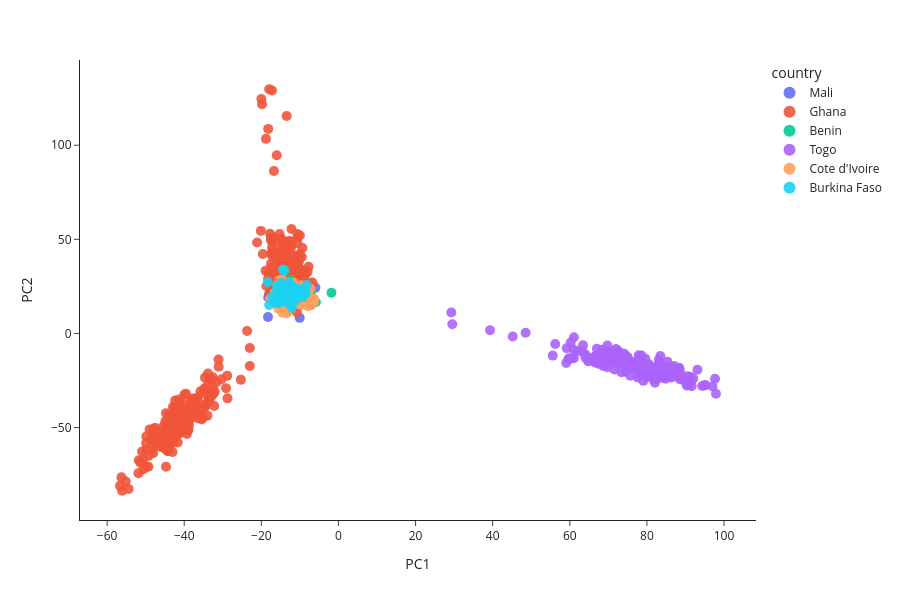

Write notebook code for a chart like this one.
### Code cell
ag3.plot_pca_coords(
    wa_pca_df,
    color="country",
);

### Figure 1 — Plotly figure (JSON) as saved in the notebook; plotly's stock layout.template omitted (floating-point values rounded to 4 significant figures; data arrays with more than 128 entries replaced by an {"elided": "..."} marker saying what was removed)
{"data": [{"customdata": {"elided": "44x11 mixed values"}, "hovertemplate": "<b>%{hovertext}</b><br><br>country=%{customdata[4]}<br>PC1=%{x}<br>PC2=%{y}<br>sample_id=%{customdata[0]}<br>partner_sample_id=%{customdata[1]}<br>sample_set=%{customdata[2]}<br>taxon=%{customdata[3]}<br>admin1_iso=%{customdata[5]}<br>admin1_name=%{customdata[6]}<br>admin2_name=%{customdata[7]}<br>location=%{customdata[8]}<br>year=%{customdata[9]}<br>month=%{customdata[10]}<extra></extra>", "hovertext": ["VBS00343-4651STDY7017197", "VBS00345-4651STDY7017199", "VBS00350-4651STDY7017200", "VBS00352-4651STDY7017202", "VBS00353-4651STDY7017203", "VBS01052-4651STDY7017307", "VBS01054-4651STDY7017309", "VBS01056-4651STDY7017311", "VBS01061-4651STDY7017314", "VBS01070-4651STDY7017318", "VBS01073-4651STDY7017321", "VBS01086-4651STDY7017330", "VBS01111-4651STDY7017338", "VBS01112-4651STDY7017339", "VBS01139-4651STDY7017350", "VBS01141-4651STDY7017352", "VBS01163-4651STDY7017361", "VBS01184-4651STDY7017376", "VBS01191-4651STDY7017380", "VBS01199-4651STDY7017384", "VBS01203-4651STDY7017388", "VBS01412-4651STDY7017514", "VBS01413-4651STDY7017515", "VBS01416-4651STDY7017518", "VBS01428-4651STDY7017522", "VBS01442-4651STDY7017532", "VBS01475-4651STDY7017553", "VBS01521-4651STDY7017573", "VBS01527-4651STDY7017578", "VBS01528-4651STDY7017579", "VBS01534-4651STDY7017583", "VBS01535-4651STDY7017584", "VBS01537-4651STDY7017586", "VBS01538-4651STDY7017587", "VBS01540-4651STDY7017588", "VBS01553-4651STDY7017598", "VBS01556-4651STDY7017600", "VBS01557-4651STDY7017601", "VBS01569-4651STDY7017607", "VBS01571-4651STDY7017609", "VBS01578-4651STDY7017614", "VBS01583-4651STDY7017617", "VBS01595-4651STDY7017625", "VBS01596-4651STDY7017626"], "legendgroup": "Mali", "marker": {"color": "#636EFA", "opacity": 0.9, "size": 10, "symbol": "circle"}, "mode": "markers", "name": "Mali", "orientation": "v", "showlegend": true, "type": "scatter", "x": [-14.34, -12.48, -11.42, -10.35, -16.2, -18.23, -14.7, -13.39, -14.97, -13.35, -15.69, -5.979, -9.284, -14.25, -13.58, -15.83, -13.08, -9.772, -13.61, -16.59, -10.9, -15.88, -13.35, -12.4, -12.69, -11.29, -16.59, -11.88, -12.12, -14.49, -12.8, -16.42, -18.27, -10.05, -8.668, -12.01, -13.63, -15.87, -14.96, -14.54, -12.12, -12.85, -18.01, -10.44], "xaxis": "x", "y": [21.87, 19.7, 15.43, 14.52, 16.47, 19.12, 22.53, 21.82, 28.92, 22.76, 17.31, 24.35, 19.59, 15.8, 19.2, 22.97, 22.79, 18.2, 15.47, 16.58, 20.39, 21.33, 12.15, 22.61, 18.69, 17.64, 24.71, 17.39, 17.83, 21.44, 14.46, 18.93, 8.75, 8.292, 18.98, 20.17, 18.91, 24.29, 15.04, 19.09, 17.26, 19.75, 20.48, 14.37], "yaxis": "y"}, {"customdata": {"elided": "414x11 mixed values"}, "hovertemplate": "<b>%{hovertext}</b><br><br>country=%{customdata[4]}<br>PC1=%{x}<br>PC2=%{y}<br>sample_id=%{customdata[0]}<br>partner_sample_id=%{customdata[1]}<br>sample_set=%{customdata[2]}<br>taxon=%{customdata[3]}<br>admin1_iso=%{customdata[5]}<br>admin1_name=%{customdata[6]}<br>admin2_name=%{customdata[7]}<br>location=%{customdata[8]}<br>year=%{customdata[9]}<br>month=%{customdata[10]}<extra></extra>", "hovertext": {"elided": "414 str values"}, "legendgroup": "Ghana", "marker": {"color": "#EF553B", "opacity": 0.9, "size": 10, "symbol": "circle"}, "mode": "markers", "name": "Ghana", "orientation": "v", "showlegend": true, "type": "scatter", "x": {"elided": "414 float values"}, "xaxis": "x", "y": {"elided": "414 float values"}, "yaxis": "y"}, {"customdata": {"elided": "21x11 mixed values"}, "hovertemplate": "<b>%{hovertext}</b><br><br>country=%{customdata[4]}<br>PC1=%{x}<br>PC2=%{y}<br>sample_id=%{customdata[0]}<br>partner_sample_id=%{customdata[1]}<br>sample_set=%{customdata[2]}<br>taxon=%{customdata[3]}<br>admin1_iso=%{customdata[5]}<br>admin1_name=%{customdata[6]}<br>admin2_name=%{customdata[7]}<br>location=%{customdata[8]}<br>year=%{customdata[9]}<br>month=%{customdata[10]}<extra></extra>", "hovertext": ["VBS63362-5562STDY12852987", "VBS63364-5562STDY12852989", "VBS63369-5562STDY12852994", "VBS63392-5562STDY12853017", "VBS63399-5562STDY12853024", "VBS63431-5562STDY12853056", "VBS63436-5562STDY12853061", "VBS63438-5562STDY12853063", "VBS63439-5562STDY12853064", "VBS63440-5562STDY12853065", "VBS63441-5562STDY12853066", "VBS63443-5562STDY12853068", "VBS63444-5562STDY12853069", "VBS63621-5562STDY12853233", "VBS63629-5562STDY12853241", "VBS63637-5562STDY12853249", "VBS63638-5562STDY12853250", "VBS63650-5562STDY12853262", "VBS63665-5562STDY12853279", "VBS63720-5562STDY12853333", "VBS63772-5562STDY12853387"], "legendgroup": "Benin", "marker": {"color": "#00CC96", "opacity": 0.9, "size": 10, "symbol": "circle"}, "mode": "markers", "name": "Benin", "orientation": "v", "showlegend": true, "type": "scatter", "x": [-11.15, -13.36, -10.1, -15.53, -10.98, -7.073, -14.27, -10.9, -12.99, -1.817, -12.37, -15.45, -16.01, -8.243, -5.855, -6.964, -11.22, -14.17, -10.7, -15.95, -9.049], "xaxis": "x", "y": [17.34, 18.77, 17.5, 22.41, 17.21, 22.66, 25.59, 17.2, 15.21, 21.58, 28.21, 19.14, 19.94, 22.01, 16.55, 19.3, 19.32, 21.81, 21.35, 23.54, 18.79], "yaxis": "y"}, {"customdata": {"elided": "179x11 mixed values"}, "hovertemplate": "<b>%{hovertext}</b><br><br>country=%{customdata[4]}<br>PC1=%{x}<br>PC2=%{y}<br>sample_id=%{customdata[0]}<br>partner_sample_id=%{customdata[1]}<br>sample_set=%{customdata[2]}<br>taxon=%{customdata[3]}<br>admin1_iso=%{customdata[5]}<br>admin1_name=%{customdata[6]}<br>admin2_name=%{customdata[7]}<br>location=%{customdata[8]}<br>year=%{customdata[9]}<br>month=%{customdata[10]}<extra></extra>", "hovertext": {"elided": "179 str values"}, "legendgroup": "Togo", "marker": {"color": "#AB63FA", "opacity": 0.9, "size": 10, "symbol": "circle"}, "mode": "markers", "name": "Togo", "orientation": "v", "showlegend": true, "type": "scatter", "x": {"elided": "179 float values"}, "xaxis": "x", "y": {"elided": "179 float values"}, "yaxis": "y"}, {"customdata": {"elided": "92x11 mixed values"}, "hovertemplate": "<b>%{hovertext}</b><br><br>country=%{customdata[4]}<br>PC1=%{x}<br>PC2=%{y}<br>sample_id=%{customdata[0]}<br>partner_sample_id=%{customdata[1]}<br>sample_set=%{customdata[2]}<br>taxon=%{customdata[3]}<br>admin1_iso=%{customdata[5]}<br>admin1_name=%{customdata[6]}<br>admin2_name=%{customdata[7]}<br>location=%{customdata[8]}<br>year=%{customdata[9]}<br>month=%{customdata[10]}<extra></extra>", "hovertext": ["VBS51433-6658STDY11245851", "VBS51434-6658STDY11245852", "VBS51435-6658STDY11245853", "VBS51493-6658STDY11245901", "VBS51509-6658STDY11245913", "VBS51516-6658STDY11245919", "VBS51525-6658STDY11245929", "VBS51527-6658STDY11245931", "VBS51533-6658STDY11245937", "VBS51535-6658STDY11245939", "VBS51536-6658STDY11245940", "VBS51537-6658STDY11245941", "VBS51540-6658STDY11245943", "VBS51541-6658STDY11245944", "VBS51542-6658STDY11245945", "VBS51543-6658STDY11245946", "VBS51544-6658STDY11245947", "VBS51545-6658STDY11245948", "VBS51546-6658STDY11245949", "VBS51547-6658STDY11245950", "VBS51548-6658STDY11245951", "VBS51549-6658STDY11245952", "VBS51550-6658STDY11245953", "VBS51551-6658STDY11245954", "VBS51552-6658STDY11245955", "VBS51553-6658STDY11245956", "VBS51554-6658STDY11245957", "VBS51555-6658STDY11245958", "VBS51556-6658STDY11245959", "VBS51557-6658STDY11245960", "VBS51558-6658STDY11245961", "VBS51559-6658STDY11245962", "VBS51560-6658STDY11245963", "VBS51561-6658STDY11245964", "VBS51562-6658STDY11245965", "VBS51563-6658STDY11245966", "VBS51564-6658STDY11245967", "VBS51565-6658STDY11245968", "VBS51566-6658STDY11245969", "VBS51567-6658STDY11245970", "VBS51568-6658STDY11245971", "VBS51569-6658STDY11245972", "VBS51571-6658STDY11245973", "VBS51572-6658STDY11245974", "VBS51574-6658STDY11245975", "VBS51587-6658STDY11245986", "VBS51594-6658STDY11245993", "VBS51602-6658STDY11246001", "VBS51683-6658STDY11246080", "VBS51686-6658STDY11246083", "VBS51689-6658STDY11246085", "VBS51691-6658STDY11246087", "VBS51692-6658STDY11246088", "VBS51694-6658STDY11246089", "VBS51700-6658STDY11246092", "VBS51724-6658STDY11246110", "VBS51727-6658STDY11246115", "VBS51743-6658STDY11246126", "VBS51744-6658STDY11246127", "VBS51745-6658STDY11246128", "VBS51746-6658STDY11246129", "VBS51747-6658STDY11246130", "VBS51748-6658STDY11246131", "VBS51749-6658STDY11246132", "VBS51750-6658STDY11246133", "VBS51751-6658STDY11246134", "VBS51752-6658STDY11246135", "VBS51753-6658STDY11246136", "VBS51754-6658STDY11246137", "VBS51755-6658STDY11246138", "VBS51756-6658STDY11246139", "VBS51757-6658STDY11246140", "VBS51758-6658STDY11246141", "VBS51759-6658STDY11246142", "VBS51760-6658STDY11246143", "VBS51761-6658STDY11246144", "VBS51762-6658STDY11246145", "VBS51763-6658STDY11246146", "VBS51764-6658STDY11246147", "VBS51769-6658STDY11246151", "VBS51771-6658STDY11246152", "VBS51772-6658STDY11246153", "VBS51775-6658STDY11246155", "VBS51779-6658STDY11246158", "VBS51781-6658STDY11246160", "VBS51782-6658STDY11246161", "VBS51788-6658STDY11246166", "VBS51806-6658STDY11246184", "VBS51816-6658STDY11246194", "VBS51819-6658STDY11246197", "VBS51821-6658STDY11246199", "VBS51828-6658STDY11246203"], "legendgroup": "Cote d'Ivoire", "marker": {"color": "#FFA15A", "opacity": 0.9, "size": 10, "symbol": "circle"}, "mode": "markers", "name": "Cote d'Ivoire", "orientation": "v", "showlegend": true, "type": "scatter", "x": [-11.59, -15.11, -12.64, -10.95, -12.57, -15.09, -17.74, -15.3, -13.36, -11.68, -16.39, -11.81, -14.1, -6.336, -14.66, -12.89, -14.28, -12.19, -13.31, -14.2, -8.602, -8.682, -9.693, -12.92, -15.27, -10.87, -6.328, -12.31, -10.01, -13.91, -13.56, -15.29, -12.28, -14.04, -10.08, -14.1, -15.01, -11.59, -11.38, -12.82, -14.19, -13.62, -7.808, -13.05, -10.96, -13.89, -14.98, -10.1, -14.43, -9.431, -11.59, -11.79, -13.86, -9.81, -14.6, -11.72, -15.58, -8.664, -7.954, -7.29, -15.8, -11.04, -7.885, -12.11, -14.87, -13.15, -12.65, -7.582, -12.33, -7.948, -13.51, -12.15, -14.7, -8.664, -11.13, -9.593, -14.48, -9.609, -14.52, -9.159, -12.75, -12.89, -12.77, -15.3, -6.446, -13.93, -13.4, -11.72, -16.49, -11.91, -9.947, -14.23], "xaxis": "x", "y": [24.04, 16.24, 21.17, 20.68, 22.1, 21.74, 18.32, 24.8, 10.78, 26.22, 16.1, 24.88, 21.36, 18.43, 20.4, 20.92, 18.52, 16.35, 20.22, 25.06, 21.53, 19.76, 20.94, 25.37, 17.63, 20.73, 17.79, 20.23, 19.91, 17.71, 20.66, 18.58, 18.39, 17.29, 16.2, 16.22, 18.91, 24.2, 17.81, 20.3, 23.5, 21.33, 23.0, 23.32, 18.2, 14.63, 19.5, 16.53, 19.36, 19.52, 18.29, 22.18, 22.2, 20.43, 28.72, 27.09, 13.1, 20.26, 14.51, 23.88, 25.77, 16.29, 21.29, 16.9, 23.0, 15.91, 13.61, 19.15, 17.8, 19.69, 16.85, 23.89, 18.4, 19.57, 23.15, 25.65, 10.97, 21.21, 14.9, 21.64, 25.94, 19.7, 17.78, 28.25, 16.07, 21.56, 13.09, 22.87, 21.72, 21.8, 15.15, 21.9], "yaxis": "y"}, {"customdata": {"elided": "49x11 mixed values"}, "hovertemplate": "<b>%{hovertext}</b><br><br>country=%{customdata[4]}<br>PC1=%{x}<br>PC2=%{y}<br>sample_id=%{customdata[0]}<br>partner_sample_id=%{customdata[1]}<br>sample_set=%{customdata[2]}<br>taxon=%{customdata[3]}<br>admin1_iso=%{customdata[5]}<br>admin1_name=%{customdata[6]}<br>admin2_name=%{customdata[7]}<br>location=%{customdata[8]}<br>year=%{customdata[9]}<br>month=%{customdata[10]}<extra></extra>", "hovertext": ["KIMA_001_C6-6860STDY12828628", "KIMA_003_E5-6860STDY12828650", "KIMA_004_C10-6860STDY12828688", "KIMA_004_C6-6860STDY12828679", "KIMA_004_F1-6860STDY12828662", "KIMA_004_F8-6860STDY12828685", "KIMA_004_H2-6860STDY12828666", "KIMA_005_A1-6860STDY12828692", "KIMA_005_B8-6860STDY12828700", "KIMA_005_D9-6860STDY12828702", "KIMA_005_E3-6860STDY12828697", "KIMA_006_B7-6860STDY12828706", "KIMA_006_C10-6860STDY12828708", "KIMA_006_D10-6860STDY12828709", "KIMA_006_D5-6860STDY12828704", "KIMA_006_E10-6860STDY12828710", "KIMA_006_E12-6860STDY12828714", "KIMA_006_F10-6860STDY12828711", "KIMA_006_H10-6860STDY12828713", "KIMA_007_A6-6860STDY12828723", "KIMA_007_B4-6860STDY12828720", "KIMA_007_C12-6860STDY12828751", "KIMA_007_D10-6860STDY12828748", "KIMA_007_D7-6860STDY12828731", "KIMA_007_F12-6860STDY12828752", "KIMA_007_F5-6860STDY12828722", "KIMA_008_B9-6860STDY12828765", "KIMA_008_C1-6860STDY12828753", "KIMA_008_E6-6860STDY12828761", "KIMA_008_F5-6860STDY12828759", "KIMA_008_G1-6860STDY12828755", "KIMA_008_G6-6860STDY12828763", "KIMA_008_H1-6860STDY12828756", "KIMA_008_H5-6860STDY12828760", "KIMA_009_D4-6860STDY12828771", "KIMA_009_D6-6860STDY12828776", "KIMA_009_E4-6860STDY12828772", "KIMA_009_G3-6860STDY12828767", "KIMA_009_G6-6860STDY12828778", "KIMA_009_H4-6860STDY12828774", "KIMA_010_B8-6860STDY12828797", "KIMA_010_C10-6860STDY12828805", "KIMA_010_C2-6860STDY12828783", "KIMA_010_C4-6860STDY12828786", "KIMA_010_D4-6860STDY12828787", "KIMA_010_E6-6860STDY12828791", "KIMA_010_F2-6860STDY12828784", "KIMA_010_F9-6860STDY12828801", "KIMA_010_G4-6860STDY12828788"], "legendgroup": "Burkina Faso", "marker": {"color": "#19D3F3", "opacity": 0.9, "size": 10, "symbol": "circle"}, "mode": "markers", "name": "Burkina Faso", "orientation": "v", "showlegend": true, "type": "scatter", "x": [-18.32, -14.37, -12.1, -11.06, -15.95, -11.36, -13.82, -11.75, -15.16, -8.838, -15.85, -14.31, -16.49, -13.33, -14.13, -12.74, -12.54, -10.46, -13.28, -9.287, -10.31, -10.71, -15.18, -10.68, -11.24, -17.95, -15.87, -11.07, -14.05, -12.39, -13.83, -12.16, -14.27, -13.53, -13.11, -8.201, -14.78, -14.77, -17.04, -13.36, -12.74, -11.51, -15.14, -12.08, -14.47, -8.445, -8.903, -11.12, -13.77], "xaxis": "x", "y": [27.26, 33.9, 23.71, 23.48, 23.88, 20.91, 20.85, 24.95, 16.39, 21.41, 25.36, 20.86, 18.33, 19.84, 20.65, 27.06, 15.24, 23.61, 16.79, 19.2, 22.2, 20.62, 18.79, 19.6, 23.91, 15.09, 16.13, 19.29, 33.39, 25.98, 22.94, 24.28, 20.75, 23.41, 22.3, 25.7, 26.82, 22.42, 19.66, 19.42, 18.46, 20.94, 19.04, 13.68, 18.8, 21.29, 22.61, 17.57, 24.16], "yaxis": "y"}], "layout": {"height": 600, "legend": {"itemsizing": "constant", "title": {"text": "country"}, "tracegroupgap": 0}, "margin": {"t": 60}, "width": 900, "xaxis": {"anchor": "y", "autorange": true, "domain": [0, 1], "range": [-67.04, 108.3], "title": {"text": "PC1"}, "type": "linear"}, "yaxis": {"anchor": "x", "autorange": true, "domain": [0, 1], "range": [-99.1, 145.3], "title": {"text": "PC2"}, "type": "linear"}}}
